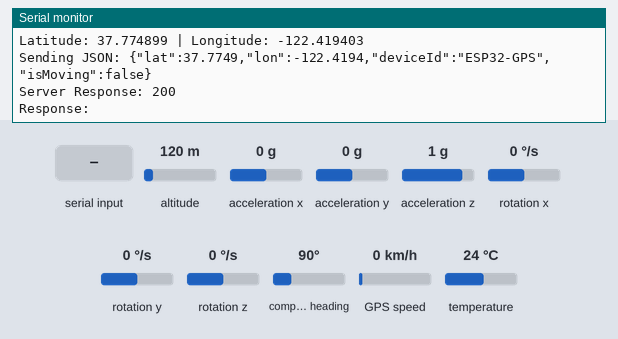
The sketch below on a simulated ESP32. On the bench: the last lines printed to the serial monitor. The test bench sets the inputs (shaded band); at power-on: acceleration x 0 g, altitude 120 m, acceleration y 0 g, acceleration z 1 g, rotation x 0 °/s, rotation y 0 °/s, rotation z 0 °/s, compass heading 90°, GPS speed 0 km/h, temperature 24 °C. WiFi joins after 1.5 s; servers stay silent unless stated; uploads are accepted with an empty reply; the GPS gets a fix after 3 s at 37.7749, -122.4194 with 8 satellites; the modem accepts every AT command (registered, SIM ready, sends succeed) and sends nothing else.

Above: at 8.7 s.
8.8 s: acceleration x set to -1.4 g
At 10.1 s:
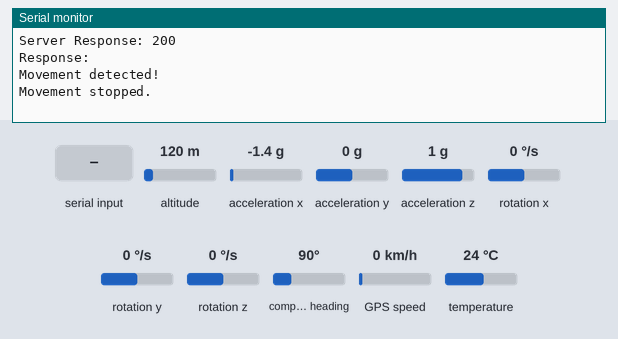
10.4 s: "1" received over the second serial link
At 11.3 s:
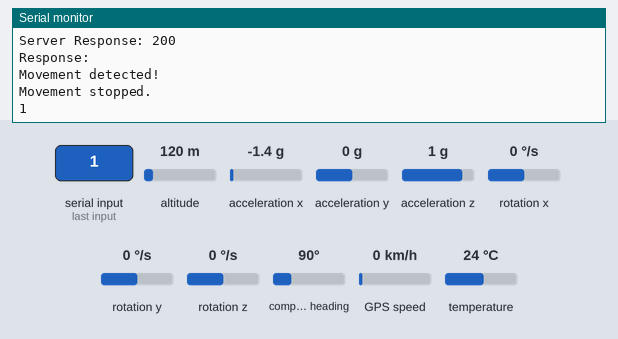

Measured:
- after the input at 8.8 s, the serial monitor: prints a new line at once (image 1)
- after the input at 10.4 s, the serial monitor: prints a new line at once (image 2)

The sketch:

testingGPS.ino
```cpp
#include <TinyGPS++.h>
#include <WiFi.h>
#include <HTTPClient.h>
#include <ArduinoJson.h>
#include <Wire.h>
#include <Adafruit_MPU6050.h>
#include <Adafruit_Sensor.h>

#define RXD2 14
#define TXD2 12
#define GPS_BAUD 9600

#define SDA_PIN 21
#define SCL_PIN 22


#define SIM_SERIAL Serial1

#define MOVEMENT_THRESHOLD 0.5
#define MOVEMENT_TIME_THRESHOLD 5000 // 30 seconds in milliseconds

const char* ssid = "Insert_Your_Wifi_Network_Here";
const char* password = "PASSWORD";
const char* serverURL = "http://LOCAL_IP:3000/api/data";

const char* alertPhoneNumber = "PHONE NUMBER";

HardwareSerial gpsSerial(2);
TinyGPSPlus gps;
Adafruit_MPU6050 mpu;

bool isMoving = false;
unsigned long movementStartTime = 0;
bool alertSent = false;
float lastX, lastY, lastZ;
unsigned long lastSampleTime = 0;
const int sampleInterval = 100;

void setup() {
  Serial.begin(115200);

  gpsSerial.begin(GPS_BAUD, SERIAL_8N1, RXD2, TXD2);
  Serial.println("GPS module started");

  SIM_SERIAL.begin(115200);
  delay(3000);
  Serial.println("SIM800L module started");
  setupSIM800L();

  Wire.begin(SDA_PIN, SCL_PIN);
  if (!mpu.begin(0x68, &Wire)) {
    Serial.println("Failed to find MPU6050 chip");
    while (1) {
      delay(10);
    }
  }
  Serial.println("MPU6050 accelerometer started");

  mpu.setAccelerometerRange(MPU6050_RANGE_2_G);
  mpu.setFilterBandwidth(MPU6050_BAND_21_HZ);

  Serial.print("Connecting to Wi-Fi");
  WiFi.begin(ssid, password);
  while (WiFi.status() != WL_CONNECTED) {
    delay(500);
    Serial.print(".");
  }

  Serial.println("\nConnected to Wi-Fi!");
  Serial.print("IP Address: ");
  Serial.println(WiFi.localIP());

  sensors_event_t a, g, temp;
  mpu.getEvent(&a, &g, &temp);
  lastX = a.acceleration.x;
  lastY = a.acceleration.y;
  lastZ = a.acceleration.z;
}

void setupSIM800L() {
  sendATCommand("AT", 1000);
  sendATCommand("AT+CMGF=1", 1000);
  sendATCommand("AT+CNMI=1,2,0,0,0", 1000);
}

String sendATCommand(String command, int timeout) {
  Serial.println("Sending command: " + command);
  SIM_SERIAL.println(command);

  String response = "";
  unsigned long startTime = millis();

  while (millis() - startTime < timeout) {
    if (SIM_SERIAL.available()) {
      char c = SIM_SERIAL.read();
      response += c;
    }
  }

  Serial.println("Response: " + response);
  return response;
}

void sendSMSAlert(float lat, float lon) {
  Serial.println("Sending SMS alert...");

  String message = "ALERT: Device movement detected!\r\n";
  message += "Location: ";
  message += "https://maps.google.com/?q=";
  message += String(lat, 6);
  message += ",";
  message += String(lon, 6);

  sendATCommand("AT+CMGS=\"" + String(alertPhoneNumber) + "\"", 1000);

  SIM_SERIAL.print(message);
  delay(100);
  SIM_SERIAL.write(26);
  delay(5000);

  Serial.println("SMS alert sent!");
  alertSent = true;
}

void sendToServer(float lat, float lon) {
  if (WiFi.status() == WL_CONNECTED) {
    HTTPClient http;

    StaticJsonDocument<200> doc;
    doc["lat"] = lat;
    doc["lon"] = lon;
    doc["deviceId"] = "ESP32-GPS";
    doc["isMoving"] = isMoving;

    String jsonData;
    serializeJson(doc, jsonData);

    Serial.print("Sending JSON: ");
    Serial.println(jsonData);

    http.begin(serverURL);
    http.addHeader("Content-Type", "application/json");

    int httpResponseCode = http.POST(jsonData);

    Serial.print("Server Response: ");
    Serial.println(httpResponseCode);

    if (httpResponseCode > 0) {
      String response = http.getString();
      Serial.println("Response: " + response);
    }

    http.end();
  } else {
    Serial.println("Wi-Fi not connected!");
  }
}

void checkMovement() {
  unsigned long currentTime = millis();

  if (currentTime - lastSampleTime < sampleInterval) {
    return;
  }
  lastSampleTime = currentTime;

  sensors_event_t a, g, temp;
  mpu.getEvent(&a, &g, &temp);

  float deltaX = abs(a.acceleration.x - lastX);
  float deltaY = abs(a.acceleration.y - lastY);
  float deltaZ = abs(a.acceleration.z - lastZ);

  lastX = a.acceleration.x;
  lastY = a.acceleration.y;
  lastZ = a.acceleration.z;

  float totalChange = deltaX + deltaY + deltaZ;

  if (totalChange > MOVEMENT_THRESHOLD) {
    if (!isMoving) {
      isMoving = true;
      movementStartTime = currentTime;
      Serial.println("Movement detected!");
    }
  } else {
    if (isMoving) {
      isMoving = false;
      alertSent = false;
      Serial.println("Movement stopped.");
    }
  }

  if (isMoving && !alertSent && (currentTime - movementStartTime > MOVEMENT_TIME_THRESHOLD)) {
    if (gps.location.isValid()) {
      sendSMSAlert(gps.location.lat(), gps.location.lng());
    } else {
      Serial.println("Cannot send alert: GPS location not valid");
    }
  }
}

void loop() {
  while (gpsSerial.available() > 0) {
    gps.encode(gpsSerial.read());
  }

  checkMovement();

  while (SIM_SERIAL.available()) {
    Serial.write(SIM_SERIAL.read());
  }

  static unsigned long lastSendTime = 0;
  if (millis() - lastSendTime > 5000) {
    lastSendTime = millis();

    if (gps.location.isUpdated()) {
      float latitude = gps.location.lat();
      float longitude = gps.location.lng();

      Serial.print("Latitude: ");
      Serial.print(latitude, 6);
      Serial.print(" | Longitude: ");
      Serial.println(longitude, 6);

      sendToServer(latitude, longitude);
    }
  }
}
```
